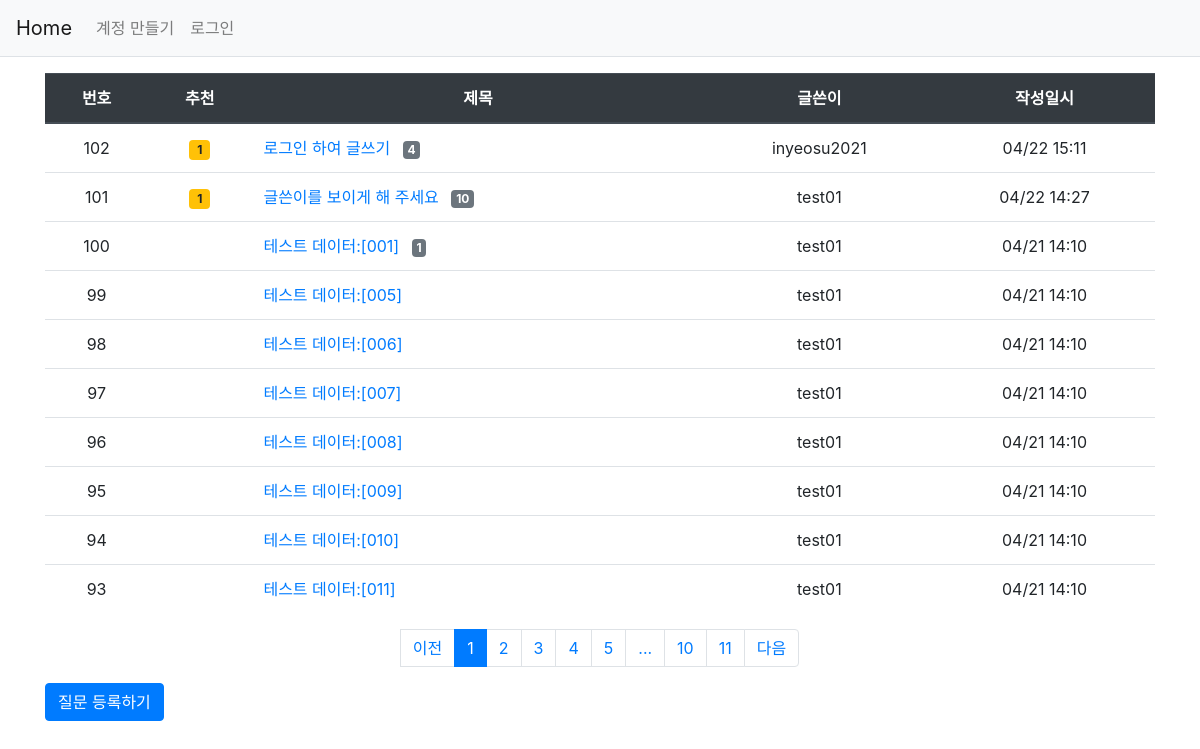
Page /question/list/ on the committed database.
### pybo/models.py (models this page shows)
class Question(db.Model):
    id = db.Column(db.Integer, primary_key=True)
    subject = db.Column(db.String(200), nullable=False)
    content = db.Column(db.Text(), nullable=False)
    create_date = db.Column(db.DateTime(), nullable=False)
    user_id = db.Column(db.Integer, db.ForeignKey(
        'user.id', ondelete='CASCADE'), nullable=False)
    user = db.relationship('User', backref=db.backref('question_set'))
    modify_date = db.Column(db.DateTime(), nullable=True)
    voter = db.relationship('User', secondary=question_voter,
                            backref=db.backref('question_voter_set'))

class User(db.Model):
    id = db.Column(db.Integer, primary_key=True)
    username = db.Column(db.String(150), nullable=False, unique=True)
    password = db.Column(db.String(200), nullable=False)
    email = db.Column(db.String(120), nullable=False, unique=True)

### pybo/views/question_views.py (the view)
@bp.route('/list/')
def _list():
    page = request.args.get('page', type=int, default=1)
    question_list = Question.query.order_by(Question.create_date.desc())
    question_list = question_list.paginate(page, per_page=10)
    return render_template('question/question_list.html', question_list=question_list)

### pybo/filter.py (called while the page is built)
def format_datetime1(value, fmt=' %m/%d  %H:%M'):
    return value.strftime(fmt)

### pybo/views/auth_views.py (called while the page is built)
@bp.before_app_request
def load_logged_in_user():
    user_id = session.get('user_id')
    if user_id is None:
        g.user = None
    else:
        g.user = User.query.get(user_id)

### pybo/templates/question/question_list.html
{% extends 'base.html' %}
{% block content %}
<link rel="stylesheet" href="{{ url_for('static', filename='bootstrap.min.css') }}">
<div class="container my-3">
    <table class="table">
        <thead>
            <tr class="text-center thead-dark">
                <th>번호</th>
                <th>추천</th>
                <th style="width=50%">제목</th>
                <th>글쓴이</th>
                <th>작성일시</th>
            </tr>
        </thead>
        <tbody>
        {% if question_list %}
        {% for question in question_list.items %}
        <tr class="text-center">
            <td>{{ question_list.total - ((question_list.page -1)* question_list.per_page) - loop.index0 }}</td>
            <td>
                {% if question.voter|length > 0 %}
                <span class="badge badge-warning px-2 py-1">{{ question.voter|length }}</span>
                {% endif %}
            </td>
            <td class="text-left">
                <a href="{{ url_for('question.detail', question_id = question.id) }}">{{ question.subject }}</a>
                {% if question.answer_set |length > 0 %}
                    <span class="badge badge-secondary ml-2">{{ question.answer_set |length }}</span>
                    {% endif %}
                </td>
                <td>{{ question.user.username }}</td>
                <td>{{ question.create_date|datetime1 }}</td>
        </tr>
        {% endfor %}
        {% else %}
        <tr>
            <td colspan="3">질문이 없습니다.</td>
        </tr>
        {% endif %}
        </tbody>
    </table>
    {% include "paging.html" %}
<a href="{{ url_for('question.create') }}" class="btn btn-primary">질문 등록하기</a>
</div>
{% endblock %}

### rows in the picture
Question: total "102", voter|length "1", subject "로그인 하여 글쓰기", answer_set|length "4", user.username "inyeosu2021", create_date "04/22 15:11"
Question: total "101", voter|length "1", subject "글쓴이를 보이게 해 주세요", answer_set|length "10", user.username "test01", create_date "04/22 14:27"
Question: total "100", subject "테스트 데이터:[001]", answer_set|length "1", user.username "test01", create_date "04/21 14:10"
Question: total "99", subject "테스트 데이터:[005]", user.username "test01", create_date "04/21 14:10"
Question: total "98", subject "테스트 데이터:[006]", user.username "test01", create_date "04/21 14:10"
Question: total "97", subject "테스트 데이터:[007]", user.username "test01", create_date "04/21 14:10"
Question: total "96", subject "테스트 데이터:[008]", user.username "test01", create_date "04/21 14:10"
Question: total "95", subject "테스트 데이터:[009]", user.username "test01", create_date "04/21 14:10"
Question: total "94", subject "테스트 데이터:[010]", user.username "test01", create_date "04/21 14:10"
Question: total "93", subject "테스트 데이터:[011]", user.username "test01", create_date "04/21 14:10"

### other values in the picture
{{ page_num }} "1"
{{ page_num }} "2" "3" "4" "5" "10" "11"
